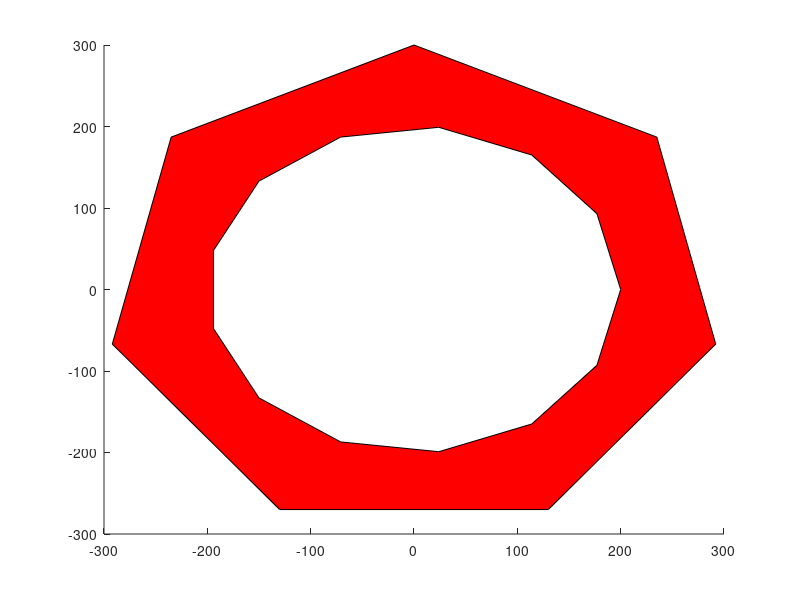

This figure's MATLAB source: (Note: this script raises an error after producing the figure.)
%%%%%%%%%%%%%%%%%%%%%%%%%%%%%%
%%% Test Clipper Interface %%%
%%%%%%%%%%%%%%%%%%%%%%%%%%%%%%

clear all
close all
clc

%% Create Shape

n=7;
n2 = 13;
scale=100;

%pgon=rand(n,2);% make random polygon (self-intersecting)
pgon= 3* [sin(0:(2*pi/n) : (2*pi)); cos(0:(2*pi/n) : (2*pi))]';
phole = 2 * [sin(0:(2*pi/n2) : (2*pi)); cos(0:(2*pi/n2) : (2*pi))]';
phole = phole(:, end:-1:1);

% recast into int64 in order to input to clipper
pgonInt =int64(pgon*scale);
pholeInt = int64(phole*scale);

figure(1); clf; hold on
fill(pgonInt(:,1),pgonInt(:,2),'r'); 
fill(pholeInt(:,1),pholeInt(:,2),'w')


%% Buffer Polygon
pbuffer = mexPolygonBuffer({pgonInt', pholeInt'}, scale * 0.5, 2);
length(pbuffer)
pbgon = pbuffer{1};
pbgon = double(pbgon)' / scale;

if length(pbuffer) > 1
   pbhole = pbuffer{2};
   pbhole = double(pbhole)' / scale;
end

figure(2); clf
fill(pbgon(:,1),pbgon(:,2),'r'); hold on% plot first polygon
fill(pgon(:,1),pgon(:,2),'b')% plot first polygon

if length(pbuffer) > 1
   fill(phole(:,1), phole(:,2),'g')% plot first polygon
   fill(pbhole(:,1),pbhole(:,2),'w')% plot first polygon
end



%% Execute Operations on Polygon
clc

pol = {pgonInt', pholeInt'};
pol2 = {int64([-300,-200; -100, -100; -100, 400]')};

figure(1); clf; hold on
polygonPlot(cellfunc(@double, pol));
polygonPlot(cellfunc(@double, pol2), 'FaceColor', 'b')


%%

pe = mexPolygonExecute(1, 0, pol, pol2);
length(pe)

figure(2); clf
polygonPlot(pe)


%% Plotting

%patch('Faces', tri.ConnectivityList, 'Vertices', tri.Points, 'FaceColor', 'r', 'EdgeColor', 'r' )


